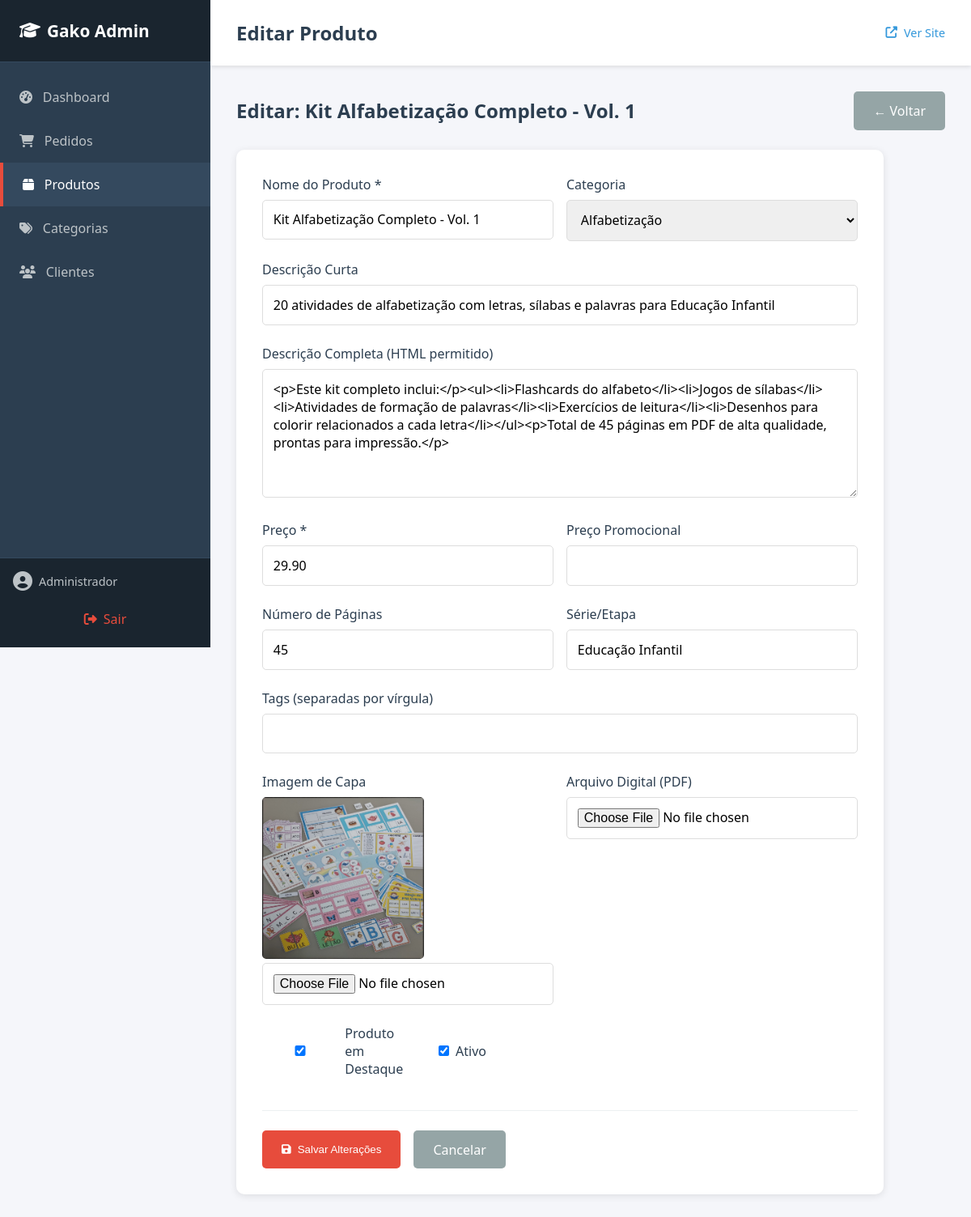
Page /admin/produtos/editar.php?id=1 (signed in) on the committed database.
### tables this page shows
CREATE TABLE `produtos` (
  `id` int(11) NOT NULL,
  `nome` varchar(200) NOT NULL,
  `slug` varchar(200) NOT NULL,
  `descricao_curta` varchar(255) DEFAULT NULL,
  `descricao_completa` text DEFAULT NULL,
  `preco` decimal(10,2) NOT NULL,
  `preco_promocional` decimal(10,2) DEFAULT NULL,
  `categoria_id` int(11) DEFAULT NULL,
  `imagem_capa` varchar(255) DEFAULT NULL,
  `arquivo_digital` varchar(255) DEFAULT NULL,
  `paginas` int(11) DEFAULT NULL,
  `serie` varchar(50) DEFAULT NULL,
  `tags` varchar(255) DEFAULT NULL,
  `destaque` tinyint(1) DEFAULT 0,
  `ativo` tinyint(1) DEFAULT 1,
  `visualizacoes` int(11) DEFAULT 0,
  `vendas` int(11) DEFAULT 0,
  `created_at` timestamp NOT NULL DEFAULT current_timestamp(),
  `updated_at` timestamp NOT NULL DEFAULT current_timestamp() ON UPDATE current_timestamp()
);

CREATE TABLE `categorias` (
  `id` int(11) NOT NULL,
  `nome` varchar(100) NOT NULL,
  `slug` varchar(100) NOT NULL,
  `descricao` text DEFAULT NULL,
  `ordem` int(11) DEFAULT 0,
  `ativo` tinyint(1) DEFAULT 1,
  `created_at` timestamp NOT NULL DEFAULT current_timestamp()
);

### admin/produtos/editar.php (the view, shortened to what this page needs)
<?php
include '../includes/header.php';
$id = isset($_GET['id']) ? (int)$_GET['id'] : 0;
$stmt = $pdo->prepare("SELECT * FROM produtos WHERE id = ?");
$stmt->execute([$id]);
$produto = $stmt->fetch();
$categorias = $pdo->query("SELECT * FROM categorias WHERE ativo = 1 ORDER BY nome")->fetchAll();
?>
<div class="page-actions">
    <h2 style="color: #2c3e50;">Editar: <?php echo $produto['nome']; ?></h2>
    <a href="index.php" class="btn-secondary">← Voltar</a>
</div>
<div class="form-card">
    <form method="POST" action="" enctype="multipart/form-data">
        <div class="form-row">
            <div class="form-group">
                <label>Nome do Produto *</label>
                <input type="text" name="nome" required value="<?php echo $produto['nome']; ?>">
            </div>
            <div class="form-group">
                <label>Categoria</label>
                <select name="categoria_id">
                    <?php foreach ($categorias as $cat): ?>
                        <option value="<?php echo $cat['id']; ?>" <?php echo $produto['categoria_id'] == $cat['id'] ? 'selected' : ''; ?>>
                            <?php echo $cat['nome']; ?>
                        </option>
                    <?php endforeach; ?>
                </select>
            </div>
        </div>
        <div class="form-group">
            <label>Descrição Curta</label>
            <input type="text" name="descricao_curta" maxlength="255" value="<?php echo $produto['descricao_curta']; ?>">
        </div>
        <div class="form-group">
            <label>Descrição Completa (HTML permitido)</label>
            <textarea name="descricao_completa" rows="6"><?php echo $produto['descricao_completa']; ?></textarea>
        </div>
        <div class="form-row">
            <div class="form-group">
                <label>Preço *</label>
                <input type="number" name="preco" step="0.01" min="0" required value="<?php echo $produto['preco']; ?>">
            </div>
            <div class="form-group">
                <label>Preço Promocional</label>
                <input type="number" name="preco_promocional" step="0.01" min="0" value="<?php echo $produto['preco_promocional']; ?>">
            </div>
        </div>
        <div class="form-row">
            <div class="form-group">
                <label>Número de Páginas</label>
                <input type="number" name="paginas" min="1" value="<?php echo $produto['paginas']; ?>">
            </div>
            <div class="form-group">
                <label>Série/Etapa</label>
                <input type="text" name="serie" value="<?php echo $produto['serie']; ?>">
            </div>
        </div>
        <div class="form-group">
            <label>Tags (separadas por vírgula)</label>
            <input type="text" name="tags" value="<?php echo $produto['tags']; ?>">
        </div>
        <div class="form-row">
            <div class="form-group">
                <label>Imagem de Capa</label>
                <?php if ($produto['imagem_capa']): ?>
                    <p><img src="<?php echo BASE_URL; ?>assets/uploads/<?php echo $produto['imagem_capa']; ?>" style="max-width: 200px; border-radius: 5px;"></p>
                <?php endif; ?>
                <input type="file" name="imagem" accept="image/*" onchange="previewImagem(this, 'preview-imagem')">
            </div>
            <div class="form-group">
                <label>Arquivo Digital (PDF)</label>
                <input type="file" name="arquivo" accept=".pdf">
            </div>
        </div>
        <div class="form-group" style="display: flex; gap: 2rem;">
            <label style="display: flex; align-items: center; gap: 0.5rem;">
                <input type="checkbox" name="destaque" value="1" <?php echo $produto['destaque'] ? 'checked' : ''; ?>>
                Produto em Destaque
            </label>
            <label style="display: flex; align-items: center; gap: 0.5rem;">
                <input type="checkbox" name="ativo" value="1" <?php echo $produto['ativo'] ? 'checked' : ''; ?>>
                Ativo
            </label>
        </div>
        <div class="form-actions">
            <button type="submit" class="btn-primary">
                <i class="fas fa-save"></i> Salvar Alterações
            </button>
            <a href="index.php" class="btn-secondary">Cancelar</a>
        </div>
    </form>
</div>
<?php include '../includes/footer.php'; ?>

### admin/css/admin.css (style rules this page uses)
* { margin: 0; padding: 0; box-sizing: border-box; }
.admin-body { font-family: 'Segoe UI', Tahoma, Geneva, Verdana, sans-serif; background: #f5f6fa; display: flex; min-height: 100vh; }
.btn-primary, .btn-secondary { display: inline-flex; align-items: center; gap: 0.5rem; padding: 0.8rem 1.5rem; border-radius: 5px; text-decoration: none; font-weight: 500; transition: all 0.3s; border: none; cursor: pointer; }
.btn-primary { background: #e74c3c; color: white; }
.btn-secondary { background: #95a5a6; color: white; }
.page-actions { display: flex; justify-content: space-between; align-items: center; margin-bottom: 1.5rem; }
.form-card { background: white; padding: 2rem; border-radius: 10px; box-shadow: 0 2px 10px rgba(0,0,0,0.1); max-width: 800px; }
.form-group { margin-bottom: 1.5rem; }
.form-group label { display: block; margin-bottom: 0.5rem; font-weight: 500; color: #2c3e50; }
.form-group input, .form-group select, .form-group textarea { width: 100%; padding: 0.8rem; border: 1px solid #ddd; border-radius: 5px; font-family: inherit; font-size: 1rem; }
.form-row { display: grid; grid-template-columns: 1fr 1fr; gap: 1rem; }
.form-actions { display: flex; gap: 1rem; margin-top: 2rem; padding-top: 1.5rem; border-top: 1px solid #ecf0f1; }

### rows in the picture
produtos: nome "Kit Alfabetização Completo - Vol. 1", categoria_id "Alfabetização", descricao_curta "20 atividades de alfabetização com letras, sílabas e palavras para Educação Infantil", descricao_completa "<p>Este kit completo inclui:</p><ul><li>Flashcards do alfabeto</li><li>Jogos de sílabas</li><li>Atividades de formação de palavras</li><li>Exercícios de leitura</li><li>Desenhos para colorir relacionados a cada letra</li></ul><p>Total de 45 páginas em PDF de alta qualidade, prontas para impressão.</p>", preco "29.90", paginas "45", serie "Educação Infantil", imagem_capa (picture), destaque "☑", ativo "☑"

### other values in the picture
getAdminNome() "Administrador"
$pageTitle "Editar Produto"
